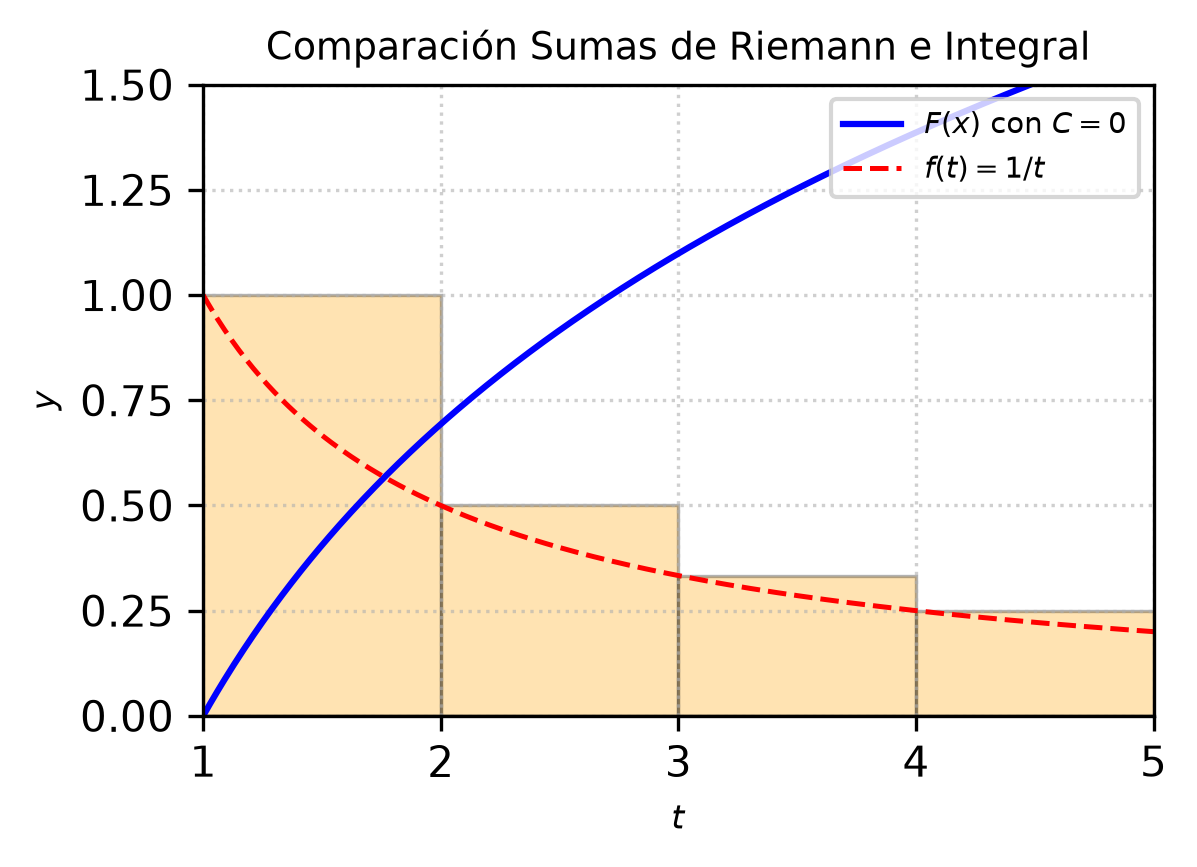

Write Python code to recreate this figure.
import matplotlib
matplotlib.use('Agg')
import numpy as np
import matplotlib.pyplot as plt

n = 5
t = np.linspace(1, n, 400)
f = 1 / t
F = np.log(t)  # Antiderivada con C = 0

plt.figure(figsize=(4, 3))
plt.plot(t, F, label=r'$F(x)$ con $C=0$', color='blue', linewidth=1.5)
plt.plot(t, f, label=r'$f(t) = 1/t$', color='red', linestyle='--', linewidth=1.2)

for k in range(1, n):
    plt.bar(k, 1/k, width=1.0, align='edge', facecolor='orange', 
            edgecolor='black', alpha=0.3, linewidth=0.8)

plt.title('Comparación Sumas de Riemann e Integral', fontsize=9)
plt.xlabel('$t$', fontsize=8)
plt.ylabel('$y$', fontsize=8)
plt.xlim(1, n)
plt.ylim(0, 1.5)
plt.axhline(0, color='black', linewidth=0.8)
plt.legend(fontsize=7, loc='upper right')
plt.grid(True, linestyle=':', alpha=0.6)
plt.tight_layout()

plt.savefig(r'semana_08/graficas/SEM08_P04_grafica.png', dpi=300, bbox_inches='tight')
plt.close()
